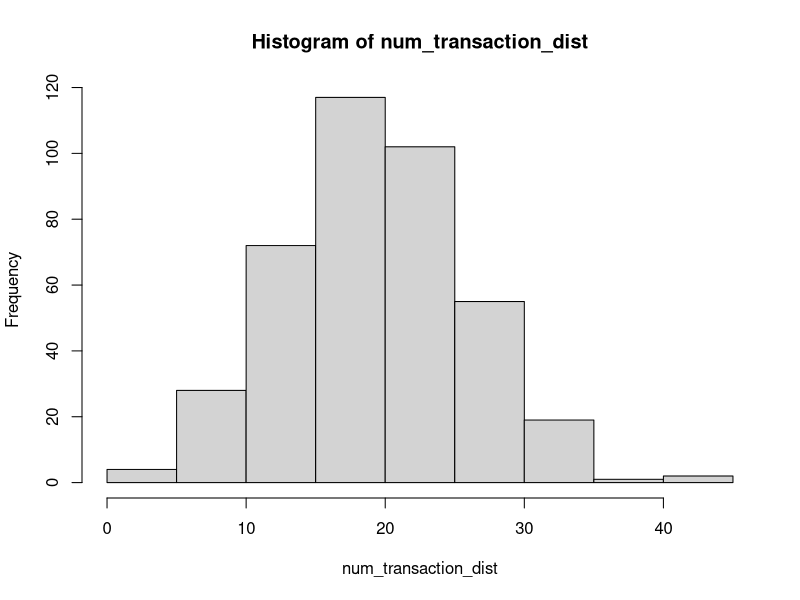
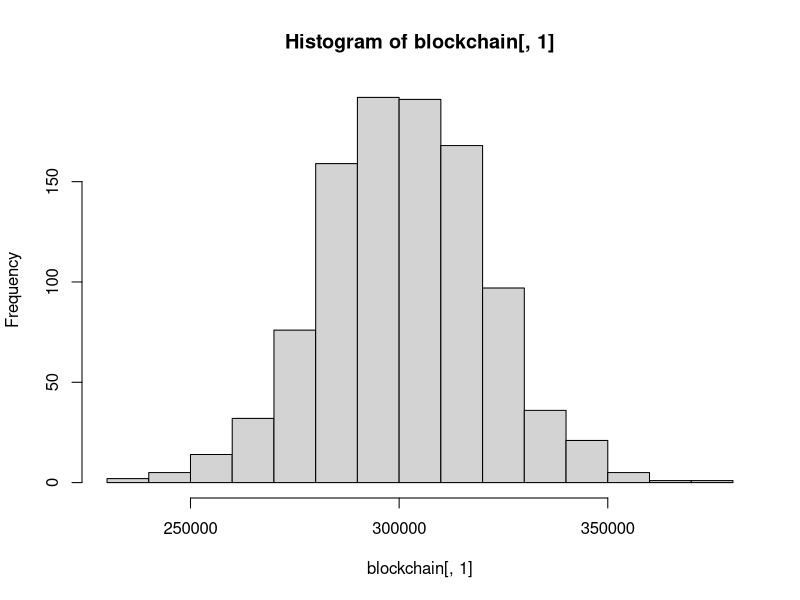
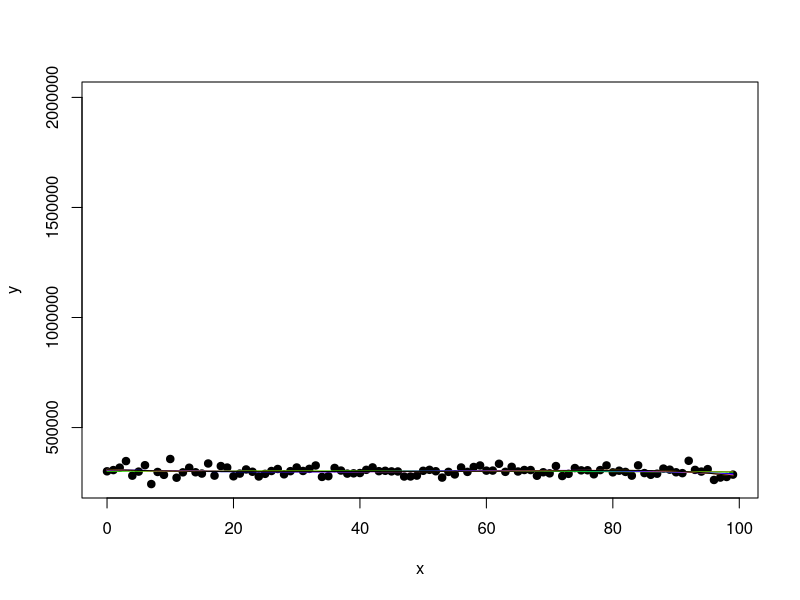
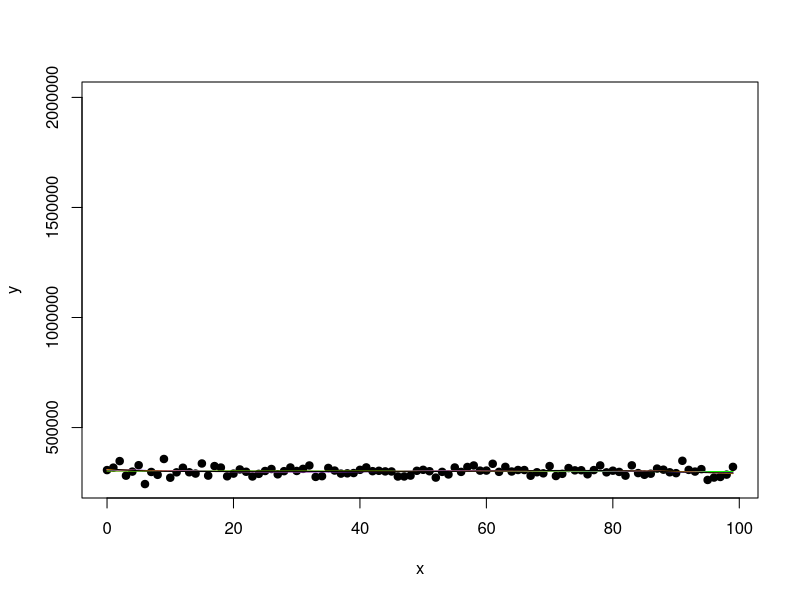
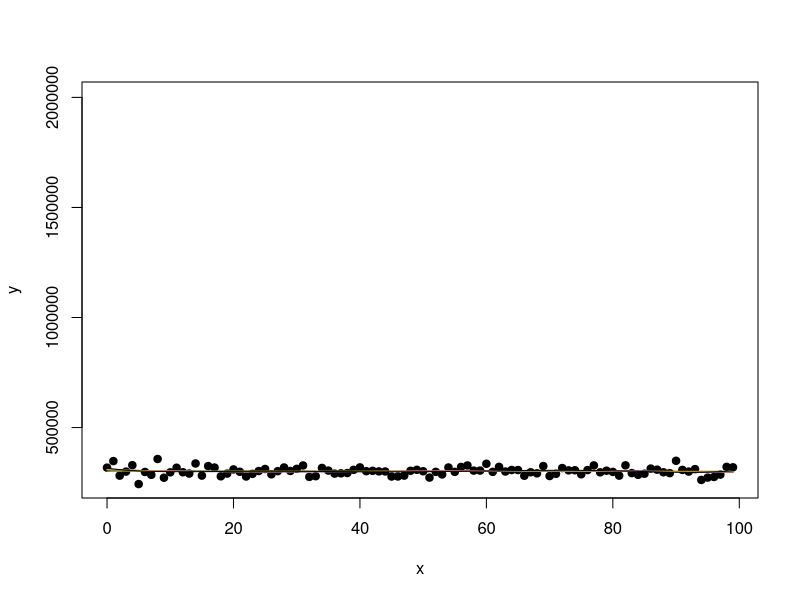
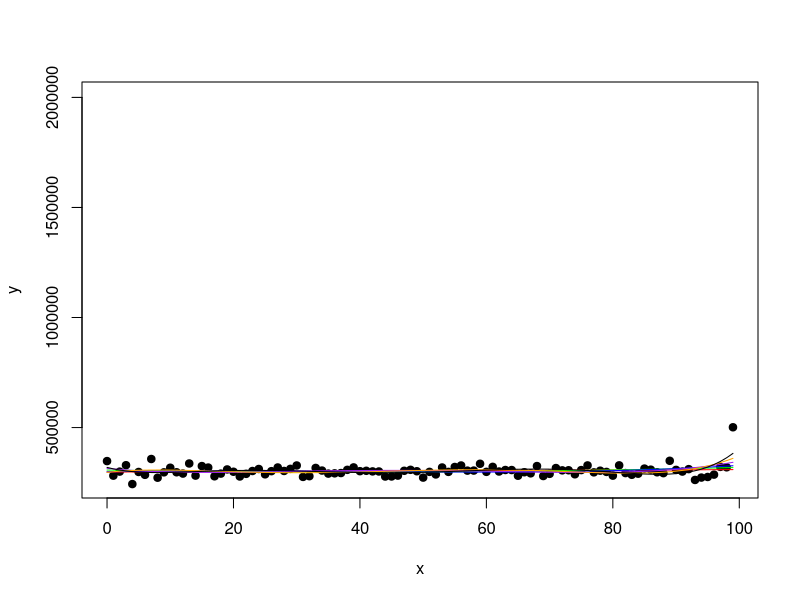
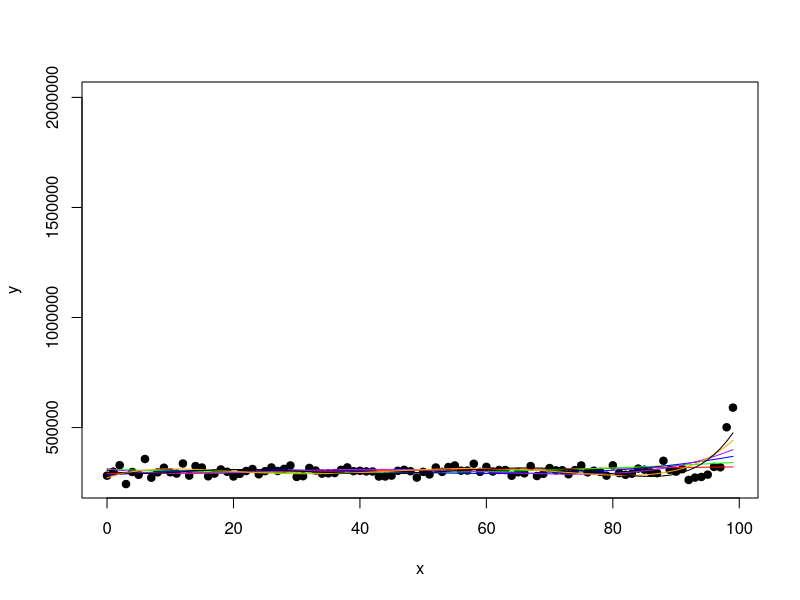
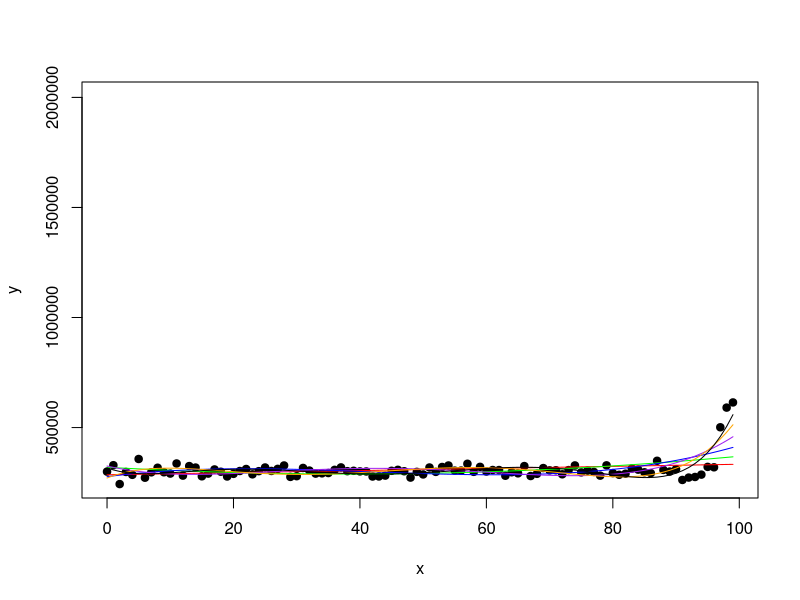

Write the R code that produced these figures, in order. (Note: a time limit stopped this script after it produced the figures.)
# Monero dynamic blocksize simulator script
# 2017 Gingeropolous

# install.packages("digest")

library(digest)

setwd("/home/user/Desktop/r-blockchain-sim/")

#Flags to modify

wallet_auto_fee <- FALSE # When I figure out how to code the auto fee I'll play with it
debug <- 1 # This increases the logging in the live_blockchain file. 0 is minimal, 4 is maximal.
plus_one <- FALSE # This triggers the experimental +1 policy, where there is no fee. The code for this is currently absent in this sim. 
cycle <- TRUE # Triggers the number of transactions entering the tx pool to cycle, based on cycle factor below.
soft_tail <- TRUE
spike_factor <- 1 # The multiplier of simulated transaction spikes that defy the normal distribution. Spike of 1 removes the spike. 

# PARAMETERS TO MODIFY

old_allow_transaction <- 30 #This is for the sim break of oldest transaction
sim_break <- 1000 # This is for the sim break multiplier of tx pool
autospeed = 1 # This is used for the wall_auto_fee. Its used in the calculation to determine whether to up the multiplier of a transaction. 
#If its 1, then the multiplier is increased to get into the next block. if its 2, its 2 blocks. (done by multiplying the median by this number)
default_mult <- 4 # The default fee multiplier  
cycle_factor <- 45 # For this calc: num_tx=floor(num_tx*(1+sin(i/cycle_factor))). Lower factor is faster cycling. 
tx_mean <- 20 # mean number of transactions to add to txpool during each block
tx_sd <- tx_mean / 3 # standard deviation for that 
# Our Transaction Number Distribution. Just run these lines to see the distribution
num_transaction_dist <- floor(rnorm(400, mean=tx_mean, sd=tx_sd))
hist(num_transaction_dist)
linwin <- 99 # Size of window for linear model -1

num_blocks <- 3000 # Number of blocks to run simulation. 720 = 1 day
gen_coins <- 14092278e12 # Total generated coins grabbed from moneroblocks.info circa 3/12/2017

ref_base <- 10e12
CRYPTONOTE_BLOCK_GRANTED_FULL_REWARD_ZONE_V2 <- 300000 # new on is 300000, old one is 60000
fee_factor <- 0.004e12

# Write the new start of the blockchain text file
cat(c(date(),"New blockchain run","Number of blocks",num_blocks,"default multiplier",default_mult,"spike factor",spike_factor,"tx_mean",tx_mean,"tx_sd",tx_sd) , file = "live_blockchain.txt", sep = "\n", fill = FALSE, labels = NULL, append = FALSE)

#Write the new start of transactions log for re-creation
cat(c(date(),"New transactions log","Number of blocks",num_blocks,"default multiplier",default_mult,"spike factor",spike_factor,"tx_mean",tx_mean,"tx_sd",tx_sd) , file = "transactions.txt", sep = ":", fill = FALSE, labels = NULL, append = FALSE)


#Formula sources

#From: https://en.wikipedia.org/wiki/Monero_(cryptocurrency)#Features
# max(0.6, floor((tot_coins − gen_coins)*2e−19)*10e−12)
# max(0.6, floor((M − A)×2−19)×10−12) XMR, with M = 264 − 1 and A = 1012 times the amount of XMR already emitted).


#From: http://monero.stackexchange.com/questions/2531/how-does-the-dynamic-fee-calculation-work
#fee = (R/R0) * (M0/M) * F0
#R: base reward
#R0: reference base reward (10 monero)
#M: block size limit
#M0: minimum block size limit (60000)
#F0: 0.002 monero

#From: https://github.com/monero-project/monero/pull/1276/files#diff-1279d7b0ddc432573cd2bd8c6e632c1fR2718
# uint64_t unscaled_fee_per_kb = (DYNAMIC_FEE_PER_KB_BASE_FEE * CRYPTONOTE_BLOCK_GRANTED_FULL_REWARD_ZONE_V2 / median_block_size);

# These shouldn't be modified
size_block_template <- 0 # Don't modify
tot_coins <- 0xffffffffffffffff # Grabbed from moneromooos thing. Hooray R can read this nonsense

# Create a tx_pool, where each transaction is merely identified by the fee multiplier associated with it
# Transactions will be added to the pool by appending to it, so the higher index of the transaction, the newer the transaction
# tx_pool <- c() # should declare empty? screw it, we're not concerned with memory performance
#I think this should be a matrix

tx_pool <- matrix(NA,ncol = 5)

# Tx pool format:
# Col 1: block entered
# Col 2: fee
# Col 3: hash
# Col 4: tx_size, currently fixed, but will at some point be variable
# Col 5: fee multiplier

# Create a blockchain, and boostrap it with a median as pulled from the existing blockchain
blockchain <- matrix(NA,nrow=1000, ncol = 11)
blockchain[,1] <- (rnorm(1000, mean=CRYPTONOTE_BLOCK_GRANTED_FULL_REWARD_ZONE_V2, sd=20000))
blockchain[,11] <- CRYPTONOTE_BLOCK_GRANTED_FULL_REWARD_ZONE_V2
hist(blockchain[,1])

# Block header format
# Col 1: block size
# Col 2: Number of transactions
# Col 3: unmodified base reward
# Col 4: Penalty
# Col 5: New base reward
# Col 6: Total fees
# Col 7: Final block reward
# Col 8: Remaining transaction in txpool
# Col 9: Number transaction entered into pool in this block
# Col 10: Max age of transaction that was added to this block
# Col 11: Median past 100

bcnames <- c("Block Size","Transactions in block","Un-modified Base Reward","Block Penalty","New base reward", "Fees in Block","Total Block Reward with Fees","Remaining of txs in txpool","Num transactions entered into txpool","Oldest.tx","Median100")

tmpltnames <- c("Blocktime added to txpool","Fee","Hash","Size","Multiplier")


# This is the beginning of the simulated blockchain. It will run num_blocks many times.
for (i in 1:num_blocks) {
  Sys.sleep(0.1)
  print("Beginning of block loop")
  print(i)
  #Take care of base reward!
  base_reward <-( tot_coins - gen_coins ) * 2^-19 
  if (base_reward < 600000000000) { base_reward <- 600000000000 }
  
  # Lets generate some fake numbers!
  
  # Number of transactions being created by users and added to the txpool in this block
  num_tx <- rnorm(1, mean=tx_mean, sd=tx_sd) # Genernate the number of transactions that are getting into the mempool during this block
  if (num_tx < 0 ) {num_tx <- 0} # If the numberis below 0, then force to 0. Skews the distribution to 0,
  if (i ==1 ) {num_tx <- 10} # Prevents dimension problem if first transaction pool is 0
  
  # A random function to create large influxes of transactions that defy the normal distribution, spike
  
  spike <- runif(1) # Probability of pool dump randomizer, or just large transaction entrance
  if (spike > 0.95 ) {num_tx <- num_tx*spike_factor}
  
  if (cycle == TRUE) {num_tx=floor(num_tx*(1+sin(i/cycle_factor))) 
  } else 
    {
      num_tx=floor(num_tx)
    }
  
  #pprint("Number of transactions")
  #print(num_tx)
  
  # What is the current size of the transaction pool
  tx_pool_num <- nrow(tx_pool)

  # What is the current median of the last 100 blocks
  size_of_blockchain <- nrow(blockchain)
  last_100 <- c(blockchain[(size_of_blockchain-99):size_of_blockchain],1)
  med_100 <- as.numeric(median(last_100))
  cat(c("Original med_100 calc:",med_100) , file = "live_blockchain.txt", sep = "\n", fill = TRUE, labels = NULL, append = TRUE)
  if (med_100 < CRYPTONOTE_BLOCK_GRANTED_FULL_REWARD_ZONE_V2) {med_100 <- CRYPTONOTE_BLOCK_GRANTED_FULL_REWARD_ZONE_V2}

  
  # Lets try creating something that extends the tail of the growing blockchain to prevent cyclical behavior from making things stupid.
  # Create a line from the last 100 blocks med_100 values and extract some stats
  y <- c(as.numeric(blockchain[(size_of_blockchain-linwin):size_of_blockchain,1]))
  x <- c(0:linwin)
  

  fit  <- lm(y~x)
  #second degree
  fit2 <- lm(y~poly(x,2,raw=TRUE))
  #third degree
  fit3 <- lm(y~poly(x,3,raw=TRUE))
  #fourth degree
  fit4 <- lm(y~poly(x,4,raw=TRUE))
  #fourth degree
  fit5 <- lm(y~poly(x,5,raw=TRUE))
  #fourth degree
  fit6 <- lm(y~poly(x,6,raw=TRUE))
  
  behavior <- fit2
  slp <-  coef(fit)[2]
  print("SLOPE")
  print(slp)
  #coef(behavior)["(Intercept)"]
  #coef(behavior)["x"]
  #generate range of 50 numbers starting from 30 and ending at 160
  xx <- x
  plot(x,y,pch=19,ylim=c(250000,(2e6)))
  lines(xx, predict(fit, data.frame(x=xx)), col="red")
  lines(xx, predict(fit2, data.frame(x=xx)), col="green")
  lines(xx, predict(fit3, data.frame(x=xx)), col="blue")
  lines(xx, predict(fit4, data.frame(x=xx)), col="purple")
  lines(xx, predict(fit5, data.frame(x=xx)), col="orange")
  lines(xx, predict(fit6, data.frame(x=xx)), col="black")

  if (soft_tail == TRUE) {
    
    # These are just templates to learn how to extract stuff from goddamned lists
    #coef(lmResult)
    #(Intercept)           x 
    #0.13783934 -0.02748145 
    #> coef(lmResult)["(Intercept)"]
    #(Intercept) 
    #0.1378393 
    #> coef(lmResult)["x"]
    #x 
    #-0.02748145 

    med_100 <- coef(behavior)["(Intercept)"]
    if (med_100 < CRYPTONOTE_BLOCK_GRANTED_FULL_REWARD_ZONE_V2) {med_100 <- CRYPTONOTE_BLOCK_GRANTED_FULL_REWARD_ZONE_V2}
  } 
  
  
  
  #Lets try the per kb fee
  #The one below, as documented on the SE and on bitcointalk, doesn't seem to actually be implemented in the code
  #fee <- (base_reward/ref_base)*(min_block/block_size_limit)*fee_factor  
  #This one seems to be implemented
  # unscaled_fee_per_kb = (DYNAMIC_FEE_PER_KB_BASE_FEE * CRYPTONOTE_BLOCK_GRANTED_FULL_REWARD_ZONE_V2 / median_block_size);
 
  # From jollymorts work: https://github.com/JollyMort/monero-research/blob/master/Monero%20Dynamic%20Block%20Size%20and%20Dynamic%20Minimum%20Fee/Monero%20Dynamic%20Block%20Size%20and%20Dynamic%20Minimum%20Fee%20-%20DRAFT.md
  
  # F_mc = (R / R_0) * (M_0 / M) * F_0
  #where R_0 = 10 monero is the reference base reward, and F_0 = 0.002 monero / kB.
  # where R is the base block reward, B the block size and M the median block size of the last 100 blocks. The penalty doesn't come in effect unless B > M_0, where M_0 = 60000 bytes is the minimum penalty-free block size. Maximum allowed block size is 2 * M, at which the full base block reward is witheld.
  R <- base_reward
  R_0 <- ref_base
  M <- med_100
  M_0 <- CRYPTONOTE_BLOCK_GRANTED_FULL_REWARD_ZONE_V2
  F_0 <- fee_factor
  
  #Moneromooo's nomenclature
  BASE_FEE_PER_KB <- fee_factor
  MIN_BLOCK_SIZE_MEDIAN <- CRYPTONOTE_BLOCK_GRANTED_FULL_REWARD_ZONE_V2
  median_size <- med_100
  subsidy <- base_reward
  REFERENCE_SUBSIDY <- ref_base
  
  #Moneromoooos
  #perkb_fee <- BASE_FEE_PER_KB * MIN_BLOCK_SIZE_MEDIAN / median_size * subsidy / REFERENCE_SUBSIDY
  
  #Jollymorts
  perkb_fee = (R / R_0) * (M_0 / M) * F_0
  
  # perkb_fee <- fee_factor*CRYPTONOTE_BLOCK_GRANTED_FULL_REWARD_ZONE_V2/med_100
  
  # Lets try simulating transactions being created during this block    

    for (p in 1:num_tx) {  
    
    # These are some really quanticed transactions!
    tx_size_random <- runif(1) 
    if(tx_size_random <= 0.5) {tx_base <- 12.65
    } else if (tx_size_random > 0.5 && tx_size_random <= 0.75) {tx_base <- 49.89
    } else if (tx_size_random > 0.75 && tx_size_random <= 0.85) {tx_base <- 23.57
    } else if (tx_size_random > 0.85 && tx_size_random <= 0.90) {tx_base <- 17.06
    } else if (tx_size_random > 0.90 && tx_size_random <= 0.98) {tx_base <- 37.58
    } else if (tx_size_random > 0.98 && tx_size_random <= 1.00) {tx_base <- 62.58
    } else {tx_base <- 12.66}
    
    tx_size <- rnorm(1, mean=(tx_base*1024), sd=1024) 
    #hist(rnorm(500, (tx_base*1024), sd=256))
    
    
    if (wallet_auto_fee == TRUE && sum(as.numeric(tx_pool[,4])) + tx_size > med_100 && i > 2) {
      #This is the same code as below when looking to find transactions to include in a block
      highest_mult <- max(as.numeric(tx_pool[,5])) # find the highest fee MULTIPLIER
      high_mult_index <- c(which(as.numeric(tx_pool[,5]) == highest_mult)) # Get row indexes of all the transactions with this multiplier
      high_mult_pool <- rbind(tx_pool[high_mult_index,]) # Create sub matrix of the high transactions
      
      if (sum(as.numeric(high_mult_pool[,4])) + tx_size < med_100) { # So there are other high priority transactions, but there aren't enough of these to fill the block exclusively, so we can just get in with them
        mult <- highest_mult
      } else if (sum(as.numeric(high_mult_pool[,4])) + tx_size > autospeed*med_100) { # So all of the transaction at this priority level will eat up the block, so the currenct transaction won't get in
          mult <- max(as.numeric(high_mult_pool[,5])) + 1
      } else {
        mult <- default_mult
      }
      transaction <- c(i,mult*perkb_fee*(tx_size/1024),digest(runif(1),algo="md5"),tx_size,mult) # Add the transaction to the mempool, 
      # Where the transaction is identified by the block # its added in, the fee multiplier, a random hash, and the transaction size
      tx_pool <- rbind(tx_pool,transaction)
    } else {
      mult <- default_mult
      transaction <- c(i,mult*perkb_fee*(tx_size/1024),digest(runif(1),algo="md5"),tx_size,mult) # Add the transaction to the mempool, 
      # Where the transaction is identified by the block # its added in, the fee multiplier, a random hash, and the transaction size
      tx_pool <- rbind(tx_pool,transaction) 
    }
    # Write the transaction to a separate log file so can re-run same network conditions with different parameters
    cat(c(transaction) , file = "transactions.txt", sep = "\t", fill = TRUE, labels = NULL, append = TRUE)
  }
  
  # OK, lets try to make a block and add it to the chain and delete the transactions from the transaction pool
  # This is gonna be a bitch
  
  tx_pool_copy <- tx_pool # Lets not mess with the main transaction pool. This is useless. Dunno why I copied.
  block_template <- matrix(NA, ncol = 5)
  # initiate the block template, creating a random hash, and the size comes from 0.0928*1024
  block_template[1,] <- c(i,0,digest(runif(1),algo="md5"),95.0272,0) 
  #print("Before blockfill loop")
  #print(block_template)
  
  countloop <- 0 # Was for debugging how many times the blockfill loop ran
  
  if (nrow(tx_pool_copy) == 0) {print("Tx pool empty") # Empty transactions pools cause the sim to break
    } else {
  
  # blockfill can be found here
  #  https://github.com/monero-project/monero/blob/c642d3224c65c993ded9423358c818b83b7d74b9/src/cryptonote_core/tx_pool.cpp#L609  
  # On review, that algo seems to prioritize by fee and then by age of transaction. 
    
  repeat { # This is the beginning of the block template loop
    countloop <- countloop + 1 # This was for debugging. Shows how many times it takes to fill a block
    size_block_template <- sum(as.numeric(block_template[,4]))
    cat(c("Countloop: ",countloop," Original size_block_template:",size_block_template) , file = "live_blockchain.txt", sep = "\n", fill = TRUE, labels = NULL, append = TRUE)
  # First, we'll see if there are any high fee transactions in the mempool
    
    if (nrow(tx_pool_copy) == 0) { # Introduced because buggy if txpool gets emptied by blockfilling process 
      print("Tx pool empty and detected in blockfill loop")
      break 
      } else {


    # P_current = R * ((B / M) - 1) ^ 2
    
    # Column 6: shows the difference between the current median and the current blocksize before the transaciton is added
        # Can change this to a single variable but didn't want to deal with modifying the index of this matrix
    tx_pool_comp <- cbind(tx_pool_copy,c(med_100-size_block_template))
    # Column 7: This line will calculate P_current if the transaction is added to the block
    # R * ( (B / M) - 1) ^ 2
    tx_pool_comp <- cbind(tx_pool_comp,c(R * ( ( (as.numeric(tx_pool_comp[,4]) + size_block_template) / med_100) -1 ) ^ 2 ))
    # Column 8: This line will calculate the total blockreward if the transaction is added to the block template
    cur_fees <- sum(as.numeric(block_template[,2]))
    tx_pool_comp <- cbind(tx_pool_comp,c(cur_fees + as.numeric(tx_pool_comp[,2])+base_reward-as.numeric(tx_pool_comp[,7])))
    
    tx_pool_comp <- tx_pool_comp[complete.cases(tx_pool_comp),,drop=FALSE] # Get rid of the goddamned NA
    tx_pool_copy <- tx_pool_copy[complete.cases(tx_pool_copy),,drop=FALSE] # Get rid of the goddamned NA
    
    # For reference
    # P_current = R * ((B / M) - 1) ^ 2
    # F_mc = (R / R_0) * (M_0 / M) * F_0
    # where R_0 = 10 monero is the reference base reward, and F_0 = 0.002 monero / kB.
    # where R is the base block reward, B the block size and M the median block size of the last 100 blocks. The penalty doesn't come in effect unless B > M_0, where M_0 = 60000 bytes is the minimum penalty-free block size. Maximum allowed block size is 2 * M, at which the full base block reward is witheld.
    # This is used in the final if statement. Need to modify to match the other penalize calculation
  
    # TX_POOL_COMP format
    # Col 1: block entered
    # Col 2: fee
    # Col 3: hash
    # Col 4: tx_size
    # Col 5: fee multiplier 
    # Col 6: size difference: Median - new candidate block with this transaction
    # Col 7: P_current if this transaction is added to the current block template
    # Col 8: Total block reward if this transaction is added to block template
    
    #find the highest fee multiplier and subset the pool into a high multiplier pool
    highest_mult <- max(as.numeric(tx_pool_comp[,5])) # find the highest fee MULTIPLIER
    high_mult_index <- c(which(as.numeric(tx_pool_comp[,5]) == highest_mult)) # Get row indexes of all the transactions with this multiplier
    high_mult_pool <- rbind(tx_pool_comp[high_mult_index,]) # Create sub matrix of the high transactions
    block_ordered_pool <- high_mult_pool[sort.list(high_mult_pool[,1]),,drop=FALSE] # Sort the high fee subset by when they were added to the tx pool
    
    # Could be a way to do all this without copying the data. Sort a bunch of vectors or something. 
    
    # Need to use the difference between median and current blocksize to subset pool for candidates and then sort that pool by block age
    
    if (debug == 3) {
    cat("TX_POOL_COMP" , file = "live_blockchain.txt", sep = "\n", fill = TRUE, labels = NULL, append = TRUE)
    write.table(tx_pool_comp, file="live_blockchain.txt", row.names=FALSE, col.names=FALSE, append = TRUE, quote=FALSE, sep = "\t")
    }
    
    if (size_block_template + as.numeric(block_ordered_pool[1,4]) <= med_100) {
      #So this is the easiest. If the block is lower than the median, we just add most recent and highest fee (would be the most profitable)
      #print("First if")
      #print(countloop)
      #print(block_ordered_pool[1,]) # For logging
      print("First if triggered")
      new_transaction <- block_ordered_pool[1,1:5]
      P_current <- 0
      
    } else if (size_block_template + as.numeric(block_ordered_pool[1,4]) > med_100 && size_block_template + as.numeric(block_ordered_pool[1,4]) <= 2*med_100) {
        print("Second if triggered - standard addition goes over median")
        highest_gain <- max(as.numeric(tx_pool_comp[,8]))
        stuff_index <- c(which(as.numeric(tx_pool_comp[,4]) <= as.numeric(tx_pool_comp[,6])))
        if (highest_gain >= base_reward) {
          if (debug == 1) {
            cat("First sub-if. A normal ordered transaction can't fit, but there is a high gain transaction that makes going over median economical" , file = "live_blockchain.txt", sep = "\n", fill = TRUE, labels = NULL, append = TRUE)
          }
          high_gain_index <- c(which(as.numeric(tx_pool_comp[,8]) == highest_gain)) # Get row indexes of all the transactions with this gain
          high_gain_fitdex <- c(which(as.numeric(tx_pool_comp[high_gain_index,4]) + size_block_template <= 2*med_100)) # I think this is BROKEN
          if (length(high_gain_fitdex) > 1) 
            {
            high_gain_fitdex <- high_gain_fitdex[1] # In future can make this random but screw it for now
          } else if (length(high_gain_fitdex) == 0) 
            {
            break
          } 
          # This is where some fanciness will be needed to add high gain txes that will fit under 2x median
          new_transaction <- tx_pool_comp[high_gain_fitdex,1:5]
          P_current <- as.numeric(tx_pool_comp[high_gain_fitdex,7])
        } else if (length(stuff_index >= 1)) {
          if (debug == 1) {
            cat("Second sub-if. The normal ordered transaction can't fit, others can still fit in the block, and there are no high gain over median tranasctions" , file = "live_blockchain.txt", sep = "\n", fill = TRUE, labels = NULL, append = TRUE)
          }
          stuff_pool <- tx_pool_comp[stuff_index,,drop=FALSE] # Extract the transactions that will fit
          block_ordered_stuff <- stuff_pool[sort.list(stuff_pool[,1]),,drop=FALSE] # Sort these based on their block age
          new_transaction <- block_ordered_stuff[1,1:5]
          P_current <- 0
        
        } else {
          if (debug == 1 ) {
            cat("Break out of blockfill because over median and no gain possible" , file = "live_blockchain.txt", sep = "\n", fill = TRUE, labels = NULL, append = TRUE)
          }
          P_current <- 0
          break
      }
    } else { 
      if (debug == 1 ) {
        cat("No blockfill conditions met at all" , file = "live_blockchain.txt", sep = "\n", fill = TRUE, labels = NULL, append = TRUE)
      }
      break
      }
    
    block_template <- rbind(block_template,new_transaction) # Add a transaction to the block template
    tx_index <- which(tx_pool_copy[,3] == new_transaction[3]) # Use the hash identifier to get index of transaction in original txpool
    tx_pool_copy <- tx_pool_copy[-tx_index,,drop = FALSE] # delete this transaction from the tx_pool_copy, drop=FALSe prevents the fucker from turning into a vector
    
 } # end of second else for the tx_pool being non-empty
    #print(P_current)
    #print(base_reward)
    #print(gen_coins)
 } # This is the end of the Repeat Loop for creating a block template
      
    newblocksize <- sum(as.numeric(block_template[,4]))
    newblocktx <- nrow(block_template)
    new_base_reward <- base_reward - P_current
    newblockfees <- sum(as.numeric(block_template[,2]))
    newblockreward <- base_reward - P_current + newblockfees

    } # end of first else for the tx_pool being non-empty
  
  #print("We made it out of the blockfill loop")
  # Block header format
  # Col 1: block size
  # Col 2: Number of transactions
  # Col 3: unmodified base reward
  # Col 4: Penalty
  # Col 5: Total fees
  # Col 6: Final block reward
  # Col 7: Remaining transaction in txpool
  # Col 8: Number transaction entered into pool in this block
  # Col 9: Max age of transaction that was added to this block
  # Col 10: Median 100
  
  # Lets add a new block to the chain !!!
  
  newblock <- c(newblocksize,newblocktx,base_reward,P_current,new_base_reward,newblockfees,newblockreward,(nrow(tx_pool_copy)),num_tx,i-min(as.numeric(block_template[,1])),med_100)
  #print(newblock)
  blockchain <- rbind (blockchain,newblock)
  
  colnames(block_template)<-tmpltnames
  
  tx_pool <- tx_pool_copy
  cat("New block being added" , file = "live_blockchain.txt", sep = "\n", fill = FALSE, labels = NULL, append = TRUE)
  cat(c(bcnames,"\n"), file = "live_blockchain.txt", sep = "\t", fill = FALSE, labels = NULL, append = TRUE)
  cat(c(newblock,"\n"), file = "live_blockchain.txt", sep = "\t", fill = FALSE, labels = NULL, append = TRUE)
  cat("Block Template" , file = "live_blockchain.txt", sep = "\n", fill = TRUE, labels = NULL, append = TRUE)
  cat(c(tmpltnames,"\n"), file = "live_blockchain.txt", sep = "\t", fill = TRUE, labels = NULL, append = TRUE)
  write.table(block_template, file="live_blockchain.txt", row.names=FALSE, col.names=FALSE, append = TRUE, quote=FALSE, sep = "\t")
  
  #print("Iteration")
  #print(i)
  #print("New Block Info")
  #print(newblock)
  
  gen_coins <- gen_coins + new_base_reward
  



  if (i > 40 && mean(as.numeric(blockchain[(i+969):(i+999),10])) > old_allow_transaction)
  #if (i > 40 && as.numeric(blockchain[(i+199),8]) > sim_break*(mean(as.numeric(blockchain[(i+169):(i+199),2])))) 
  {
    print("Sim break condition met. Stopping simulation")
    cat(c("Sim break condition met. Stopping simulation. Size of tx_pool",nrow(tx_pool_copy)," Oldest transaction: ",max(as.numeric(blockchain[(i+999),10]))) , file = "live_blockchain.txt", sep = "\n", fill = TRUE, labels = NULL, append = TRUE)
    break
  }
} # End of primary for loop

synth_blockchain <- blockchain[complete.cases(blockchain),]


#matplot(synth_blockchain,type="l",)
#legend("bottom", inset=.05, legend=bcnames, pch=1, col=c(2,4), horiz=FALSE)

nums <- seq(1,nrow(synth_blockchain),1)
#synth_blockchain <- cbind(synth_blockchain,nums)
colnames(synth_blockchain)<-bcnames
bcdf <- data.frame(synth_blockchain,row.names=nums)

#sink()

write.table(bcdf, file = "blockchain.txt", append = FALSE, quote = TRUE, sep = "\t",
            eol = "\n", na = "NA", dec = ".", row.names = FALSE,
            col.names = TRUE, qmethod = c("escape", "double"))

write.table(tx_pool, file = "finaltxpool.txt", append = FALSE, quote = TRUE, sep = "\t",
            eol = "\n", na = "NA", dec = ".", row.names = FALSE,
            col.names = TRUE, qmethod = c("escape", "double"))

#plot(synth_blockchain[,1], type="o", col="blue")
